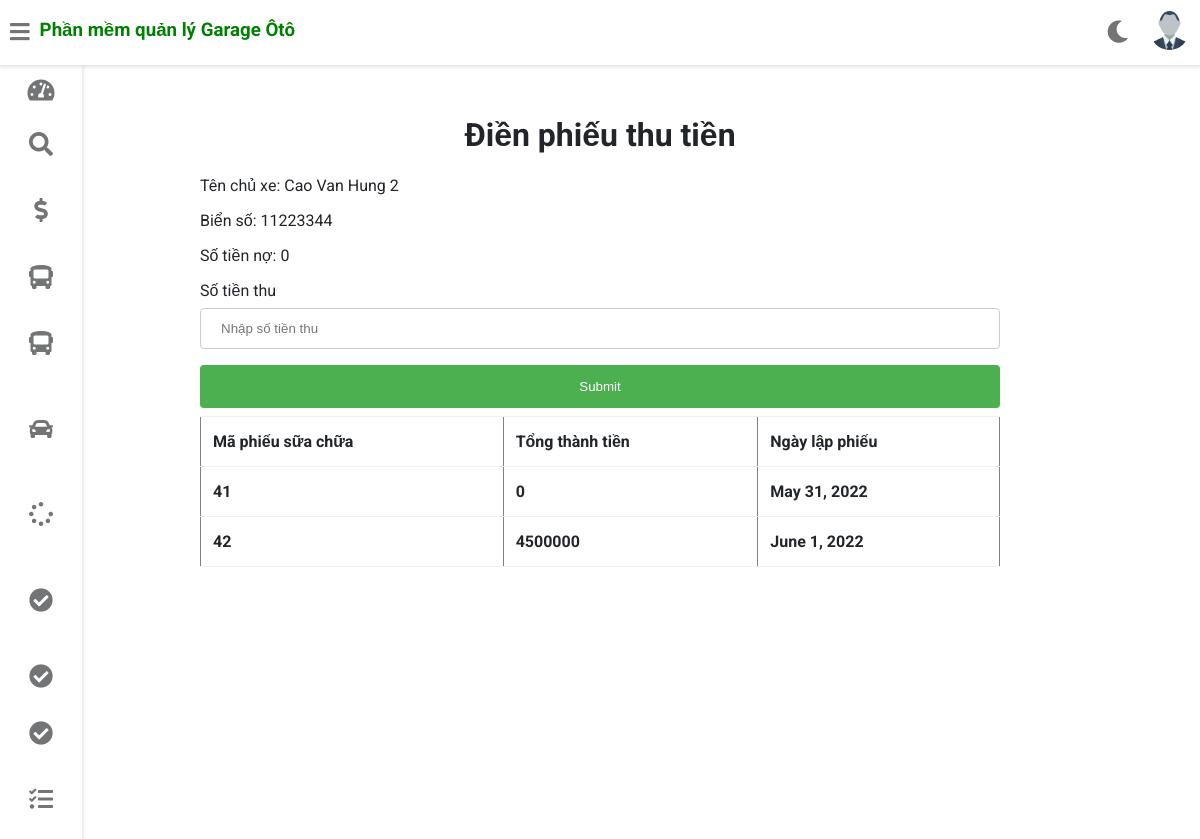
The page /tan/nhap_phieuthu/2 (signed in) on the database its author committed.
### gara/models.py (models this page shows, shortened)
class KhachHang(models.Model):
    makhachhang=models.AutoField(primary_key=True)
    tenkhachhang=models.CharField(max_length=40)
    diachi=models.CharField(max_length=100)
    dienthoai=models.PositiveIntegerField()

class Xe(models.Model):
    maxe=models.AutoField(primary_key=True)
    bienso=models.CharField(max_length=20,unique=True)
    makhachhang=models.ForeignKey(KhachHang,on_delete=models.CASCADE)
    mahieuxe=models.ForeignKey(HieuXe,on_delete=models.CASCADE)
    tienno=models.PositiveIntegerField(default=0)

class PhieuSuaChua(models.Model):
    maphieusuachua=models.AutoField(primary_key=True)
    maxe=models.ForeignKey(Xe,on_delete=models.CASCADE)
    tongthanhtien=models.PositiveIntegerField(default=0)
    ngaylapphieu=models.DateField(auto_now_add=True)

### gara/views.py (the view, shortened to what this page needs)
# urls.py: path('<username>/nhap_phieuthu/<int:maxe>',views.xacnhan_phieuthu,name='view-view'),
@login_required(login_url='/login')
def xacnhan_phieuthu(request,maxe, username):
    nhapsotienthu=NhapSoTienThu()
    staff = Staff.objects.get(username=username)
    picture = '../' + staff.profile_pic.url
    xe_x=Xe.objects.get(maxe=maxe)
    khach_x=KhachHang.objects.get(makhachhang=xe_x.makhachhang_id)
    list_phieusua=PhieuSuaChua.objects.all().filter(maxe_id=xe_x.maxe)
    xe_x.save()
    context= {'nhapsotienthu':nhapsotienthu,'xe_x': xe_x,'khach_x':khach_x,
                "customer": staff, "picture":picture, "data":list_phieusua}
    return render(request,'phieuthutien/nhapsotienthu.html',context)

### gara/forms.py
class NhapSoTienThu(forms.Form):
    sotienthu=forms.IntegerField()

### templates/phieuthutien/nhapsotienthu.html (shortened to what this page needs)
{% extends 'gara/customerbase.html' %}
{% load widget_tweaks %}
{% block content %}
<head>
</head>
<br><br><br><br><br>
<h1 style="text-align:center;">Điền phiếu thu tiền</h1>
<div>
  <form method="post" style="margin-left:200px;margin-right:200px;">
      <label for="vehicle_no">Tên chủ xe: </label>
      {%render_field khach_x.tenkhachhang%}
      <label for="vehicle_no">Biển số: </label>
      {%render_field xe_x.bienso%}
      <label for="vehicle_no">Số tiền nợ: </label>
      {%render_field xe_x.tienno%}
      <label for="vehicle_model">Số tiền thu</label>
      {% render_field nhapsotienthu.sotienthu class="form-control" placeholder="Nhập số tiền thu" %}
      <input type="submit" value="Submit">
    </form>
    <form style="margin-left:200px;margin-right:200px;">
      <table style="margin: top 200px;" border="1" >
          <tr>
             <th>Mã phiếu sữa chữa</th>
              <th>Tổng thành tiền</th>
              <th>Ngày lập phiếu</th>
          </tr>
            {% for i in data %}
          <tr>
            <th>{{ i.maphieusuachua }}</th>
            <th>{{ i.tongthanhtien }}  </th>
            <th>{{ i.ngaylapphieu}}</th>
           </tr>
            {%endfor%}
      </table>
    </form>
  </div>
  <br><br><br><br><br><br><br><br><br><br><br><br><br><br><br>
  {% endblock content %}

### templates/phieuthutien/nhapsotienthu.html (style rules this page uses)
input[type=text], select,input[type=number] , textarea { width: 100%; padding: 12px 20px; margin: 8px 0; display: inline-block; border: 1px solid #ccc; border-radius: 4px; box-sizing: border-box; }
input[type=submit] { width: 100%; background-color: #4CAF50; color: white; padding: 14px 20px; margin: 8px 0; border: none; border-radius: 4px; cursor: pointer; }

### rows shown on the page
KhachHang: tenkhachhang "Cao Van Hung 2"
Xe: bienso "11223344", tienno "0"
PhieuSuaChua: maphieusuachua "41", tongthanhtien "0", ngaylapphieu "May 31, 2022"
PhieuSuaChua: maphieusuachua "42", tongthanhtien "4500000", ngaylapphieu "June 1, 2022"
